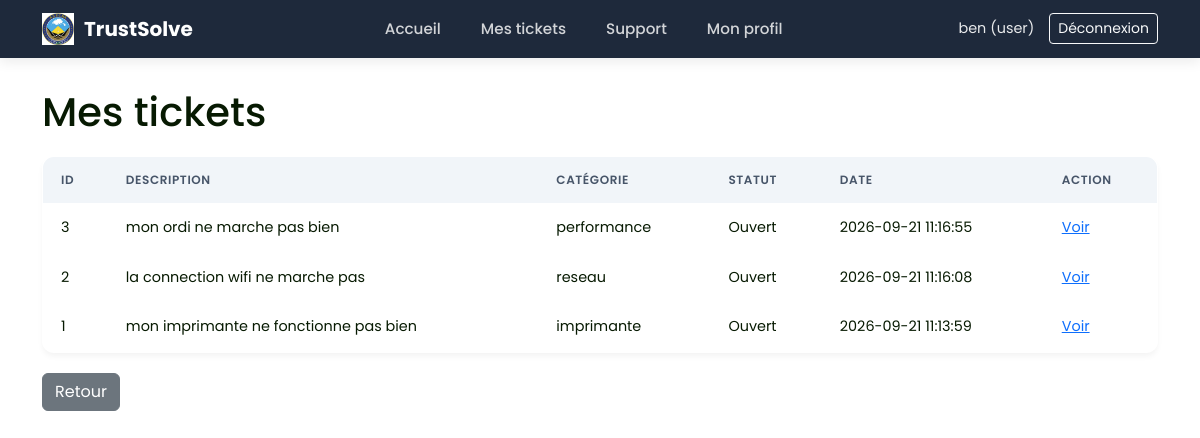
/mes_tickets (signed in), run on the app's committed database.
### tables this page shows
CREATE TABLE tickets (
            id INTEGER PRIMARY KEY AUTOINCREMENT,
            user_id INTEGER NOT NULL,
            user_name TEXT NOT NULL,
            user_sector TEXT NOT NULL,
            description TEXT NOT NULL,
            category TEXT NOT NULL,
            result TEXT NOT NULL,
            status TEXT NOT NULL DEFAULT 'Ouvert',
            created_at TEXT NOT NULL,
            FOREIGN KEY (user_id) REFERENCES users (id)
        );

### app.py (the view)
    def wrapper(*args, **kwargs):
        if 'user_id' not in session:
            return redirect(url_for('login'))
        return f(*args, **kwargs)

### app.py (called while the page is built)
def login_required(f):
    def wrapper(*args, **kwargs):
        if 'user_id' not in session:
            return redirect(url_for('login'))
        return f(*args, **kwargs)
    wrapper.__name__ = f.__name__
    return wrapper

@app.route("/mes_tickets")
@login_required
def mes_tickets():
    tickets = get_tickets_for_user(session['user_id'])
    return render_template('mes_tickets.html', tickets=tickets)

### database.py (called while the page is built)
def get_tickets_for_user(user_id, status_filter=None):
    conn = sqlite3.connect(DB_NAME)
    c = conn.cursor()
    if status_filter:
        c.execute('SELECT id, user_name, user_sector, description, category, status, created_at FROM tickets WHERE user_id = ? AND status = ? ORDER BY id DESC', (user_id, status_filter))
    else:
        c.execute('SELECT id, user_name, user_sector, description, category, status, created_at FROM tickets WHERE user_id = ? ORDER BY id DESC', (user_id,))
    tickets = c.fetchall()
    conn.close()
    return tickets

### templates/mes_tickets.html (shortened to what this page needs)
{% extends "base.html" %}
{% block content %}
    <h1>Mes tickets</h1>
    <table>
        <tr><th>ID</th><th>Description</th><th>Catégorie</th><th>Statut</th><th>Date</th><th>Action</th></tr>
        {% for t in tickets %}
        <tr>
            <td>{{ t[0] }}</td>
            <td>{{ t[3] }}</td>
            <td>{{ t[4] }}</td>
            <td>{{ t[5] }}</td>
            <td>{{ t[6] }}</td>
            <td><a href="/ticket/{{ t[0] }}">Voir</a></td>
        </tr>
        {% endfor %}
    </table>
    <p><a href="/" class="btn btn-secondary">Retour</a></p>
{% endblock %}

### templates/base.html (shortened to what this page needs)
<!DOCTYPE html>
<html lang="fr">
<head>
    <link rel="stylesheet" href="{{ url_for('static', filename='dashboard.css') }}">
    <link rel="stylesheet" href="https://cdn.jsdelivr.net/npm/bootstrap@5.3.0/dist/css/bootstrap.min.css">
    <link rel="stylesheet" href="{{ url_for('static', filename='auth.css') }}">
</head>
<body>
    {% if session.get('user_id') %}
    <nav class="navbar">
        <div class="navbar-container container">
            <a class="navbar-brand" href="
                {% if session['role'] == 'admin' %}/admin
                {% elif session['role'] == 'tech' %}/technicien
                {% else %}/{% endif %}
            ">
                <img src="../static/image/asecna.png" alt="asecna" class="navbar-logo">
                <span>TrustSolve</span>
            </a>
            <ul class="navbar-nav">
                {% if session['role'] == 'admin' %}
                <li class="nav-item"><a href="/admin" class="nav-link">Tableau de bord</a></li>
                <li class="nav-item"><a href="/admin/codes" class="nav-link">Codes d'invitation</a></li>
                <li class="nav-item"><a href="/admin/utilisateurs" class="nav-link">Utilisateurs</a></li>
                <li class="nav-item"><a href="/admin/contacts" class="nav-link">Contacts support</a></li>
                <li class="nav-item"><a href="/admin/matricules" class="nav-link">Matricules</a></li>
                {% elif session['role'] == 'tech' %}
                <li class="nav-item"><a href="/technicien" class="nav-link">Tickets</a></li>
                <li class="nav-item"><a href="/tech/diagnostics" class="nav-link">Tests diagnostic</a></li>
                <li class="nav-item"><a href="/support" class="nav-link">Support</a></li>
                {% else %}
                <li class="nav-item"><a href="/" class="nav-link">Accueil</a></li>
                <li class="nav-item"><a href="/mes_tickets" class="nav-link">Mes tickets</a></li>
                <li class="nav-item"><a href="/support" class="nav-link">Support</a></li>
                <li class="nav-item"><a href="/profil" class="nav-link">Mon profil</a></li>
                {% endif %}
            </ul>
            <div class="navbar-user">
                <span class="navbar-text">{{ session['full_name'] }} ({{ session['role'] }})</span>
                <a href="/logout" class="btn btn-outline-light btn-sm">Déconnexion</a>
            </div>
        </div>
    </nav>
    {% endif %}
    <div class="container">
        {% block content %}{% endblock %}
    </div>
</body>
</html>

### static/dashboard.css (style rules this page uses)
body:not(:has(.auth-wrapper)) { font-family: 'Inter', sans-serif; background-color: #f8fafc; color: #071a02; }
.navbar { background-color: #1e293b !important; box-shadow: 0 4px 12px rgba(0, 0, 0, 0.08); padding: 12px 0; margin-bottom: 30px; }
.navbar .container, .navbar-container { display: flex !important; align-items: center !important; justify-content: space-between !important; width: 100%; }
.navbar-brand { display: flex !important; align-items: center !important; gap: 10px; text-decoration: none; font-weight: 700; color: #ffffff !important; margin-right: 20px; }
.navbar-logo { height: 32px; width: auto; object-fit: contain; }
.navbar-nav { display: flex !important; flex-direction: row !important; align-items: center !important; list-style: none !important; margin: 0 !important; padding: 0 !important; gap: 20px !important; }
.navbar-nav .nav-item { margin: 0 !important; }
.navbar-nav .nav-link { color: rgba(255, 255, 255, 0.8) !important; text-decoration: none !important; font-weight: 500; font-size: 0.95rem; padding: 6px 10px !important; transition: color 0.2s ease; }
.navbar-user { display: flex !important; align-items: center !important; gap: 15px; }
.navbar-text { color: rgba(255, 255, 255, 0.9) !important; font-size: 0.9rem; }
table { width: 100%; border-collapse: separate; border-spacing: 0; background: #ffffff; border-radius: 12px; border: 1px solid #e2e8f0; overflow: hidden; box-shadow: 0 4px 6px -1px rgba(0, 0, 0, 0.05); margin: 20px 0; }
th, td { padding: 14px 18px; text-align: left; border-bottom: 1px solid #e2e8f0; font-size: 0.9rem; }
th { background-color: #f1f5f9; color: #475569; font-weight: 600; text-transform: uppercase; font-size: 0.75rem; letter-spacing: 0.05em; }
tr:last-child td { border-bottom: none; }

### static/auth.css (style rules this page uses)
body { font-family: 'Poppins', sans-serif !important; min-height: 100vh; margin: 0; background: url('/static/image/AIGE.png') no-repeat center center/cover fixed !important; }

### data on the page
tickets: id "3", description "mon ordi ne marche pas bien", category "performance", status "Ouvert", created_at "2026-09-21 11:16:55"
tickets: id "2", description "la connection wifi ne marche pas", category "reseau", status "Ouvert", created_at "2026-09-21 11:16:08"
tickets: id "1", description "mon imprimante ne fonctionne pas bien", category "imprimante", status "Ouvert", created_at "2026-09-21 11:13:59"

### other printed values
{{ session['full_name'] }} "ben"
{{ session['role'] }} "user"
